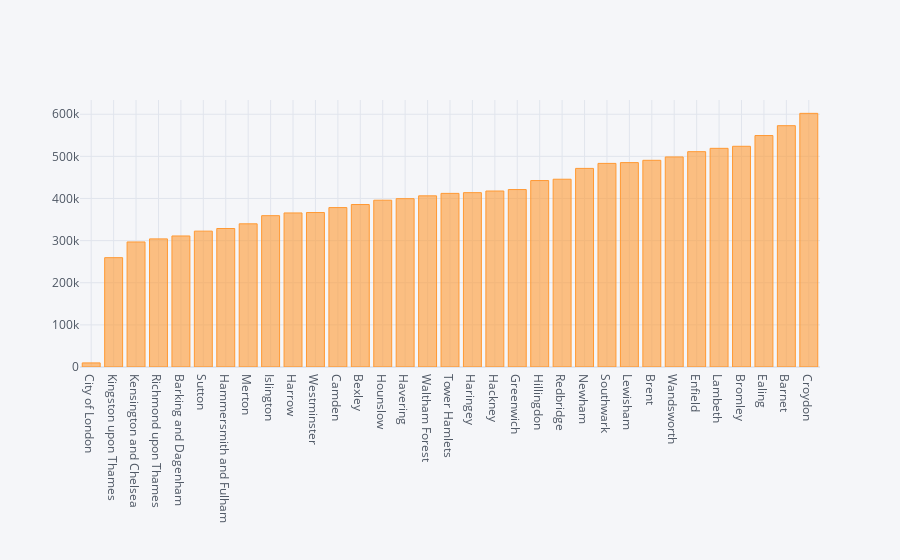

Notebook source saved alongside this figure:
### Markdown cell above
### Most crime by borough
- Group the data by (groupby function) borough column, count (using the count() function) the occurances of the 'value' column, and sort from low to high borough. 
- Plot this using a bar chart (.plot() with kind='bar')

### Code cell
df.groupby('borough').count()[['value']].sort_values('value').iplot(kind='bar')

### Figure 1 — Plotly figure (JSON) as saved in the notebook; plotly's stock layout.template omitted (floating-point values rounded to 4 significant figures)
{"data": [{"marker": {"color": "rgba(255, 153, 51, 0.6)", "line": {"color": "rgba(255, 153, 51, 1.0)", "width": 1}}, "name": "value", "orientation": "v", "text": "", "type": "bar", "x": ["City of London", "Kingston upon Thames", "Kensington and Chelsea", "Richmond upon Thames", "Barking and Dagenham", "Sutton", "Hammersmith and Fulham", "Merton", "Islington", "Harrow", "Westminster", "Camden", "Bexley", "Hounslow", "Havering", "Waltham Forest", "Tower Hamlets", "Haringey", "Hackney", "Greenwich", "Hillingdon", "Redbridge", "Newham", "Southwark", "Lewisham", "Brent", "Wandsworth", "Enfield", "Lambeth", "Bromley", "Ealing", "Barnet", "Croydon"], "y": [9720, 259524, 296784, 304128, 311040, 322488, 328752, 339876, 359208, 365688, 366660, 378432, 385668, 395928, 399600, 406296, 412128, 413856, 417744, 421200, 442584, 445716, 471420, 483300, 485136, 490644, 498636, 511164, 519048, 523908, 549396, 572832, 602100]}], "layout": {"legend": {"bgcolor": "#F5F6F9", "font": {"color": "#4D5663"}}, "paper_bgcolor": "#F5F6F9", "plot_bgcolor": "#F5F6F9", "title": {"font": {"color": "#4D5663"}}, "xaxis": {"gridcolor": "#E1E5ED", "showgrid": true, "tickfont": {"color": "#4D5663"}, "title": {"font": {"color": "#4D5663"}, "text": ""}, "zerolinecolor": "#E1E5ED"}, "yaxis": {"gridcolor": "#E1E5ED", "showgrid": true, "tickfont": {"color": "#4D5663"}, "title": {"font": {"color": "#4D5663"}, "text": ""}, "zerolinecolor": "#E1E5ED"}}}
